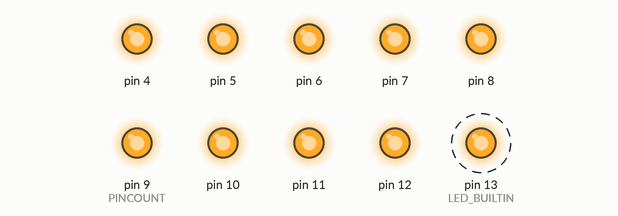
Simulated run of this sketch. Board: Arduino Uno, built with avr-gcc and run on an emulated ATmega328P. On the bench: output pins drawn as LEDs (lit = HIGH). Dashed ring = blinking. What the sketch prints to the serial monitor is not drawn.

Above: at 0.5 s.
Timing chart, 0 to 4.6 s (numbered marks = the images above):
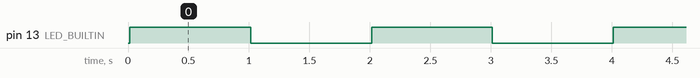

Measured:
- by itself, pin 13 (LED_BUILTIN): alternates HIGH for 1.0 s and LOW for 1.0 s

The sketch:

main.ino
```cpp
#include "global.h"
#include "core.h"


void setup() {
   Serial.begin(38400);
   pinMode(LED_BUILTIN, OUTPUT);
   Serial.println("\n=== setup ===");
   for(uint8_t i = 0; i < PINCOUNT; i++)
      pins[i].Print();
   Serial.println("\n=== end setup ===\n");
   for(uint8_t i = 0; i < PINCOUNT; i++)
      pins[i].SetOn();
}

/* main loop */
void loop() {
   //pinSet();
   //allOn();
   //delay(1000);
   //serialPrint();
   //flashLed();
   digitalWrite(LED_BUILTIN, !digitalRead(LED_BUILTIN));
   delay(1000);
}
```

core.h
```cpp
#ifndef GLOBAL_H
#include "global.h"
#endif

void pinSet(void);
void flashLed(void);
void serialPrint(void);
```

core.ino
```cpp
#include <Arduino.h>
#include "core.h"

void flashLed(void) {
   if(led_counter++ == MS500){
      digitalWrite(LED_BUILTIN, !digitalRead(LED_BUILTIN));
      led_counter = 0;
   }
}

void serialPrint(void) {
   if(loop_counter++ == SEC){
      Serial.print("diff: ");
      Serial.println(millis() - ms_top);
      loop_counter = 0;
      /* do dump */
      if(SEC_COUNTER++ == 120){
         Serial.println("\n== 2min dump ===");
         for(uint8_t i = 0; i < PINCOUNT; i++)
            pins[i].Print();
         Serial.println("\n== end 2min dump ===\n");
         SEC_COUNTER = 0;
      }
   }
}

void pinSet(void) {
   /* - - */
   if(loop_counter == 0)
      ms_top = millis();
   /* time of the pins loop + TICKOFFSET
      let the loop run at 1kHz */
   for(uint8_t i = 0; i < PINCOUNT; i++)
      pins[i].Tick();
   /* run at 1kHz */
   delayMicroseconds(TICKOFFSET);
}

void allOn() {
   for(uint8_t i = 0; i < PINCOUNT; i++)
      pins[i].SetOn();
}
```

global.h
```cpp
#include "pulsePin.h"

#ifndef GLOBAL_H
#define GLOBAL_H

#define SEC 1000
#define MS500 500
#define MINUTE2 (SEC * 122)

uint32_t ms_top = 0;
uint16_t led_counter = 0;
uint16_t loop_counter = 0;
uint16_t TICKOFFSET = 935;
uint16_t SEC_COUNTER = 0;

/*PulsePin(char* pn, uint8_t pin, uint16_t msOnWidth
   , uint16_t msOffWidth, uint16_t msStateChange)*/
PulsePin p0 = PulsePin("D4", 4, 80, 2000);
PulsePin p1 = PulsePin("D5", 5, 80, 1000);
PulsePin p2 = PulsePin("D6", 6, 100, 8000);
PulsePin p3 = PulsePin("D7", 7, 80, 800);
PulsePin p4 = PulsePin("D8", 8, 100, 2000);
PulsePin p5 = PulsePin("D9", 9, 80, 1000);
PulsePin p6 = PulsePin("D10", 10, 100, 1000);
PulsePin p7 = PulsePin("D11", 11, 120, 1200);
PulsePin p8 = PulsePin("D12", 12, 80, 1000);

/* num of pins */
uint8_t PINCOUNT = 9;

/* holds all pins */
PulsePin pins[] = {p0, p1, p2, p3, p4, p5, p6, p7, p8};

#endif
```

pulsePin.h
```cpp
#include <Arduino.h>
#ifndef PulsePin_h
#define PulsePin_h

/* pin, MS pin is on 'width',
   MS pin is off 'width', tick counter */

class PulsePin {

   public:
      /* pname, pin, onwith, offwith */
      PulsePin(char*, uint8_t, uint16_t, uint16_t);
      void Tick();
      char* PinName();
      uint8_t Pin();
      void Print();
      void SetOn();

   private:
      char* pinName;
      uint8_t pin;
      uint8_t pinVal;
      uint16_t msPinOnWidth;
      uint16_t msPinOffWidth;
      uint16_t pulseOffCounter;
      uint16_t pulseOnCounter;
      uint32_t tickCounter;
};

#endif
```

pulsePin.ino
```cpp
#include "pulsePin.h"

PulsePin::PulsePin(char* pn, uint8_t pin, uint16_t msOnWidth, uint16_t msOffWidth) {
   pinMode(pin, OUTPUT);
   this->pinVal = LOW;
   digitalWrite(pin, this->pinVal);
   this->pinName = pn;
   this->pin = pin;
   this->msPinOnWidth = msOnWidth;
   this->msPinOffWidth = msOffWidth;
   this->pulseOffCounter = 0;
   this->pulseOnCounter = 0;
   this->tickCounter = 0;
}

void PulsePin::Tick() {

   this->pinVal = digitalRead(this->pin);
   if((this->pinVal == LOW) && (this->pulseOffCounter <= this->msPinOffWidth)){
      this->pulseOffCounter++;
      return;
   }

   if((this->pinVal == LOW) && (this->pulseOffCounter >= this->msPinOffWidth)){
      digitalWrite(this->pin, HIGH);
      this->pulseOffCounter = 0;
      this->tickCounter++;
      return;
   }

   if((this->pinVal == HIGH) && (this->pulseOnCounter <= this->msPinOnWidth)){
      this->pulseOnCounter++;
      return;
   }

   if((this->pinVal == HIGH) && (this->pulseOnCounter >= this->msPinOnWidth)){
      digitalWrite(this->pin, LOW);
      this->pulseOnCounter = 0;
      return;
   }
   /* end */
   return;
}

char* PulsePin::PinName() {
   return this->pinName;
}

uint8_t PulsePin::Pin() {
   return this->pin;
}

void PulsePin::SetOn() {
   digitalWrite(this->pin, HIGH);
}

void PulsePin::Print() {
   Serial.print(this->pinName);
   Serial.print(":");
   Serial.print(this->pin);
   Serial.print(":");
   Serial.print(this->tickCounter);
   Serial.print("; ");
}
```
